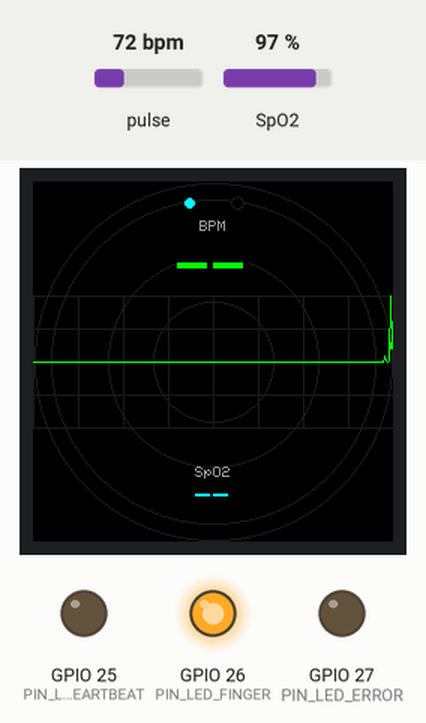
Recording of a program running on a simulated ESP32. Shown: 240×240 colour display, output pins drawn as LEDs (lit = HIGH). Dashed ring = blinking. The inputs (shaded band) are chosen by the test bench; at power-on: pulse 72 bpm, SpO2 97 %. What the program prints to the serial monitor is not drawn.

Above: at 1.4 s.
1.5 s: pulse set to 42 bpm
At 4.45 s:
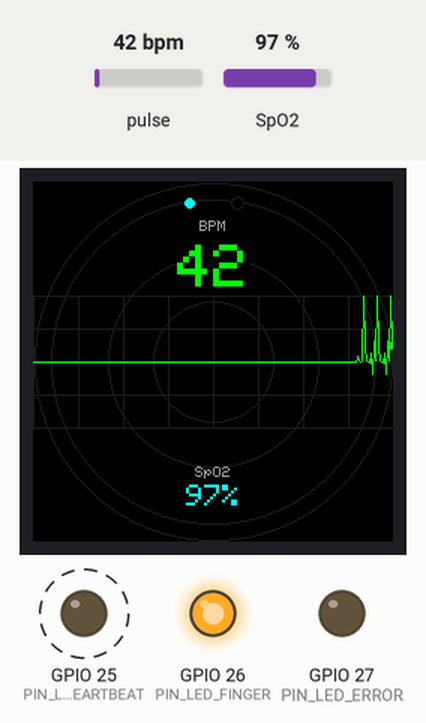
4.5 s: SpO2 set to 80 %
At 5.84 s:
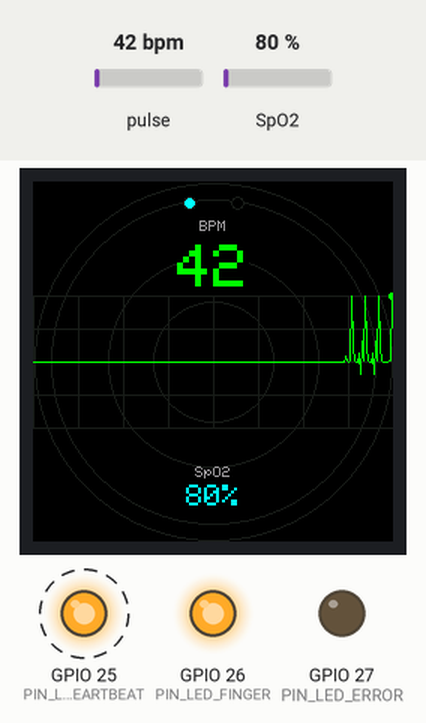
7.5 s: pulse set to 70 bpm
At 7.75 s:
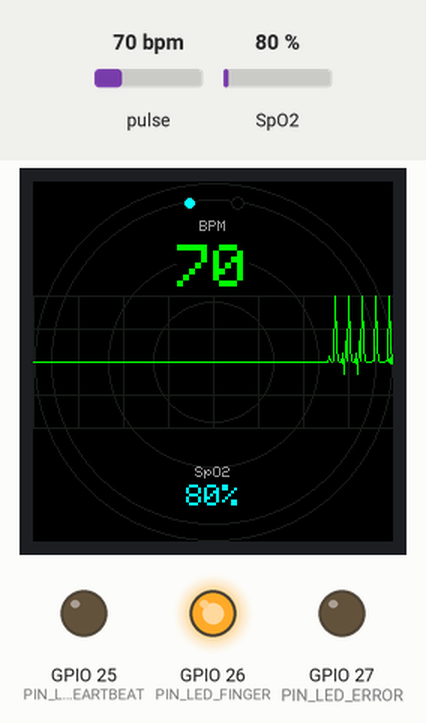
9.1 s: SpO2 set to 85 %
At 10.7 s:
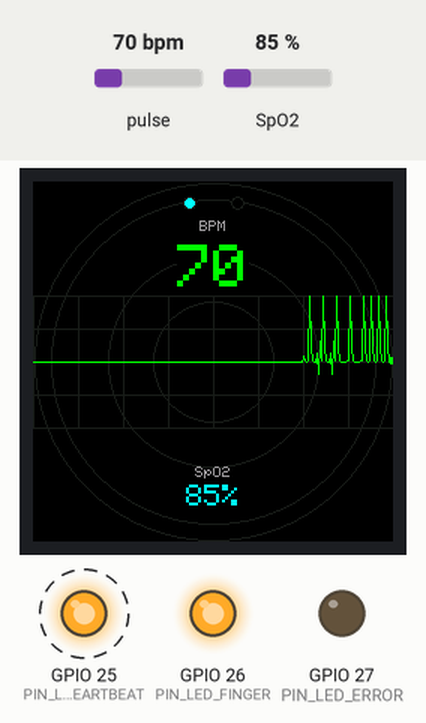
Timing chart, 0 to 11.9 s (numbered marks = the images above; inputs shaded):
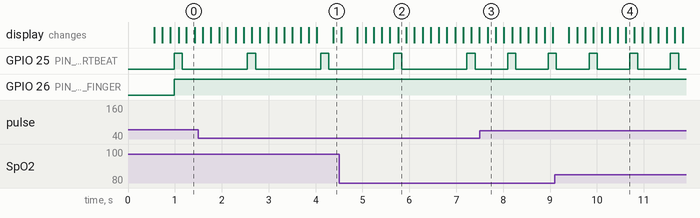

Measured:
- after the input at 1.5 s, GPIO 25 (PIN_LED_HEARTBEAT): alternates HIGH for 0.17 s and LOW for 1.4 s, starting after 1.0 s

The program:

main.cpp
```cpp
#include <Arduino.h>
#include <Wire.h>

#include "MAX30100_PulseOximeter.h"
#include "config.h"
#include "ecg_display.h"

// =============================================================================
//  Monitor de pulso cardíaco y oxímetro MAX30100
//  con gráfico estilo ECG en pantalla OLED redonda GC9A01.
//
//  - Lee el sensor MAX30100 (frecuencia cardíaca y SpO2).
//  - Dibuja un trazo ECG que se desplaza en la pantalla redonda.
//  - Enciende LEDs indicadores de estado (latido, dedo, error).
// =============================================================================

PulseOximeter pox;
EcgDisplay display;

volatile bool beatDetected = false;

bool sensorOk = false;
uint32_t lastBeatMs = 0;      // instante del último latido (detección de dedo)
uint32_t beatLedOffMs = 0;    // instante en que se apaga el LED de latido

// La librería invoca este callback cuando detecta un latido (pico R).
void onBeatDetected() {
  beatDetected = true;
}

void setup() {
  Serial.begin(115200);

  // ---- LEDs indicadores ----
  pinMode(PIN_LED_HEARTBEAT, OUTPUT);
  pinMode(PIN_LED_FINGER, OUTPUT);
  pinMode(PIN_LED_ERROR, OUTPUT);
  digitalWrite(PIN_LED_HEARTBEAT, LOW);
  digitalWrite(PIN_LED_FINGER, LOW);
  digitalWrite(PIN_LED_ERROR, LOW);

  // ---- Pantalla GC9A01 ----
  Serial.print("Iniciando pantalla GC9A01... ");
  if (display.begin()) {
    Serial.println("OK");
  } else {
    Serial.println("FALLO");
  }

  // ---- Sensor MAX30100 (I2C) ----
  Wire.begin(PIN_SDA, PIN_SCL);
  Wire.setClock(I2C_CLOCK_HZ);

  Serial.print("Iniciando MAX30100... ");
  sensorOk = pox.begin();
  if (sensorOk) {
    Serial.println("OK");
    pox.setIRLedCurrent(MAX30100_LED_CURR_7_6MA);
    pox.setOnBeatDetectedCallback(onBeatDetected);
  } else {
    Serial.println("FALLO");
    Serial.println("Revisa el cableado I2C (SDA/SCL) y las resistencias pull-up de 4.7k.");
    digitalWrite(PIN_LED_ERROR, HIGH);
  }
}

void loop() {
  uint32_t now = millis();

  // ---- Lectura del sensor ----
  if (sensorOk) {
    pox.update();

    if (beatDetected) {
      beatDetected = false;
      lastBeatMs = now;
      display.onBeat(now);

      // Destello del LED de latido.
      digitalWrite(PIN_LED_HEARTBEAT, HIGH);
      beatLedOffMs = now + BEAT_LED_MS;
    }
  }

  // Apagar el LED de latido cuando termine el destello.
  if (beatLedOffMs != 0 && now >= beatLedOffMs) {
    beatLedOffMs = 0;
    digitalWrite(PIN_LED_HEARTBEAT, LOW);
  }

  // ---- Estado del dedo y de error ----
  bool finger = sensorOk && (lastBeatMs != 0) && (now - lastBeatMs < NO_FINGER_TIMEOUT_MS);
  bool error = !sensorOk;

  digitalWrite(PIN_LED_FINGER, finger ? HIGH : LOW);
  digitalWrite(PIN_LED_ERROR, error ? HIGH : LOW);

  // ---- Lecturas actuales ----
  float bpm = sensorOk ? pox.getHeartRate() : 0.0f;
  uint8_t spo2 = sensorOk ? pox.getSpO2() : 0;

  // Intervalo estimado del ciclo cardíaco (para la forma de onda).
  uint32_t beatInterval = 1000;  // 60 BPM por defecto
  if (bpm >= 30.0f && bpm <= 220.0f) {
    beatInterval = (uint32_t)(60000.0f / bpm);
  }
  if (beatInterval < 300) beatInterval = 300;    // máx. 200 BPM
  if (beatInterval > 2000) beatInterval = 2000;  // mín. 30 BPM

  // ---- Avanzar el trazo a cadencia fija ----
  static uint32_t lastTickMs = 0;
  if (now - lastTickMs >= TRACE_TICK_MS) {
    lastTickMs = now;
    display.pushSample(now, beatInterval);
  }

  // ---- Refrescar la pantalla ----
  static uint32_t lastRenderMs = 0;
  if (now - lastRenderMs >= RENDER_MS) {
    lastRenderMs = now;
    display.render(bpm, spo2, finger, error);
  }

  // ---- Depuración por serial (1 vez por segundo) ----
  static uint32_t lastReportMs = 0;
  if (now - lastReportMs >= 1000) {
    lastReportMs = now;
    Serial.print("BPM: ");
    Serial.print(bpm, 0);
    Serial.print("  SpO2: ");
    Serial.print(spo2);
    Serial.print("%  dedo: ");
    Serial.println(finger ? "SI" : "NO");
  }
}
```

ecg_display.h
```cpp
#pragma once

#include <Arduino_GFX_Library.h>
#include <stdint.h>

#include "config.h"

// =============================================================================
//  EcgDisplay
//
//  Dibuja el gráfico estilo electrocardiograma en la pantalla redonda GC9A01.
//  Mantiene un buffer circular con la forma de onda y se encarga de la
//  retícula, el trazo y las métricas (BPM y SpO2).
//
//  La forma de onda es sintética (complejo P-QRS-T) pero se sincroniza con
//  los latidos reales detectados por el MAX30100 (pico R).
// =============================================================================
class EcgDisplay {
public:
  EcgDisplay();
  bool begin();

  // Marca el instante de un latido detectado (pico R del ECG).
  void onBeat(uint32_t nowMs);

  // Agrega una muestra a la forma de onda según la fase del ciclo cardíaco.
  void pushSample(uint32_t nowMs, uint32_t beatIntervalMs);

  // Redibuja el cuadro completo y lo envía a la pantalla.
  void render(float bpm, uint8_t spo2, bool finger, bool error);

private:
  static float gauss(float t, float mu, float sigma);
  static float ecgShape(float tMs, float intervalMs);

  void drawCenteredText(const char *text, int16_t cx, int16_t y);
  void drawGrid();
  void drawTrace();
  void drawMetrics(float bpm, uint8_t spo2, bool finger, bool error);

  Arduino_DataBus *bus_;
  Arduino_GFX *gfx_;
  Arduino_Canvas *canvas_;

  int16_t trace_[TRACE_LEN];  // buffer circular del trazo (valor Y por columna)
  int16_t head_;              // índice de la muestra más reciente
  uint32_t lastBeatMs_;       // instante del último latido (pico R)
};
```

ecg_display.cpp
```cpp
#include "ecg_display.h"

#include <math.h>
#include <stdio.h>

// =============================================================================
//  Forma de onda ECG sintética (complejo P-QRS-T)
// =============================================================================

// Campana de Gauss centrada en `mu` con desviación `sigma`.
float EcgDisplay::gauss(float t, float mu, float sigma) {
  float d = t - mu;
  return expf(-(d * d) / (2.0f * sigma * sigma));
}

// Devuelve la amplitud normalizada de la onda (aprox. [-0.35, 1.0]) para un
// instante `tMs` dentro del ciclo cardíaco de duración `intervalMs`.
//
// Los tiempos (en ms) están referidos al pico R (t = 0), que coincide con el
// latido detectado. De esta forma el ancho del complejo QRS se mantiene
// constante y nítido aunque varíe la frecuencia cardíaca.
float EcgDisplay::ecgShape(float tMs, float intervalMs) {
  float y = 0.0f;

  // Onda P (justo antes del siguiente pico R)
  y += 0.22f * gauss(tMs, intervalMs - 110.0f, 22.0f);

  // Onda Q (pequeña depresión previa al pico R)
  y += -0.12f * gauss(tMs, 12.0f, 6.0f);

  // Onda R (pico principal; se "envuelve" en t=0 y t=intervalo)
  y += 1.00f * (gauss(tMs, 0.0f, 10.0f) + gauss(tMs, intervalMs, 10.0f));

  // Onda S (depresión posterior al pico R)
  y += -0.22f * gauss(tMs, 34.0f, 12.0f);

  // Onda T (repolarización ventricular)
  y += 0.30f * gauss(tMs, 210.0f, 50.0f);

  return y;
}

// =============================================================================
//  Ciclo de vida
// =============================================================================

EcgDisplay::EcgDisplay() {
  bus_ = new Arduino_ESP32SPI(
      PIN_GC9A01_DC, PIN_GC9A01_CS, PIN_GC9A01_SCK, PIN_GC9A01_MOSI,
      GFX_NOT_DEFINED /* MISO no conectado */);
  gfx_ = new Arduino_GC9A01(bus_, PIN_GC9A01_RST, 0 /* rotación */);
  canvas_ = new Arduino_Canvas(SCREEN_SIZE, SCREEN_SIZE, gfx_);

  head_ = 0;
  lastBeatMs_ = 0;
  for (int i = 0; i < TRACE_LEN; i++) {
    trace_[i] = TRACE_BASE_Y;
  }
}

bool EcgDisplay::begin() {
  if (!gfx_->begin()) {
    return false;
  }
  canvas_->begin();
  canvas_->fillScreen(COLOR_BG);
  canvas_->flush();
  return true;
}

void EcgDisplay::onBeat(uint32_t nowMs) {
  lastBeatMs_ = nowMs;
}

void EcgDisplay::pushSample(uint32_t nowMs, uint32_t beatIntervalMs) {
  if (beatIntervalMs == 0) {
    beatIntervalMs = 1000;  // 60 BPM por defecto
  }

  // Fase del ciclo cardíaco dentro de [0, intervalo).
  uint32_t sinceBeat = (nowMs >= lastBeatMs_) ? (nowMs - lastBeatMs_) : 0;
  uint32_t t = sinceBeat % beatIntervalMs;

  float v = ecgShape((float)t, (float)beatIntervalMs);
  int16_t y = (int16_t)(TRACE_BASE_Y - v * TRACE_AMP);

  head_ = (head_ + 1) % TRACE_LEN;
  trace_[head_] = y;
}

void EcgDisplay::render(float bpm, uint8_t spo2, bool finger, bool error) {
  // Se dibuja todo en un framebuffer en RAM y luego se envía a la pantalla:
  // evita el parpadeo típico de redibujar directamente sobre el TFT.
  canvas_->fillScreen(COLOR_BG);
  drawGrid();
  drawTrace();
  drawMetrics(bpm, spo2, finger, error);
  canvas_->flush();
}

// =============================================================================
//  Dibujo
// =============================================================================

// Dibuja `text` centrado horizontalmente en `cx`, con el borde superior en `y`.
// (Equivalente a printCenterText, no disponible en Arduino_GFX 1.4.7.)
void EcgDisplay::drawCenteredText(const char *text, int16_t cx, int16_t y) {
  int16_t x1, y1;
  uint16_t w, h;
  canvas_->getTextBounds(text, 0, 0, &x1, &y1, &w, &h);
  canvas_->setCursor(cx - (int16_t)(w / 2), y);
  canvas_->print(text);
}

void EcgDisplay::drawGrid() {
  int16_t cx = SCREEN_SIZE / 2;
  int16_t cy = SCREEN_SIZE / 2;

  // Anillo exterior y borde interior.
  canvas_->drawCircle(cx, cy, 119, COLOR_GRID);
  canvas_->drawCircle(cx, cy, 108, COLOR_GRID);

  // Guías concéntricas tenues.
  canvas_->drawCircle(cx, cy, 70, COLOR_GRID);
  canvas_->drawCircle(cx, cy, 40, COLOR_GRID);

  // "Papel" del ECG: líneas horizontales dentro de la banda del trazo.
  for (int16_t y = TRACE_BASE_Y - TRACE_AMP; y <= TRACE_BASE_Y + TRACE_AMP;
       y += TRACE_AMP / 2) {
    canvas_->drawFastHLine(0, y, SCREEN_SIZE, COLOR_GRID);
  }

  // Líneas verticales (cuadrícula de tiempo).
  for (int16_t x = 0; x < SCREEN_SIZE; x += 30) {
    canvas_->drawFastVLine(x, TRACE_BASE_Y - TRACE_AMP, TRACE_AMP * 2, COLOR_GRID);
  }
}

void EcgDisplay::drawTrace() {
  // Se recorre el buffer circular desde la muestra más antigua (x=0) hasta la
  // más reciente (x=TRACE_LEN-1).
  for (int16_t x = 0; x < TRACE_LEN - 1; x++) {
    int16_t i0 = (head_ + 1 + x) % TRACE_LEN;
    int16_t i1 = (head_ + 2 + x) % TRACE_LEN;
    canvas_->drawLine(x, trace_[i0], x + 1, trace_[i1], COLOR_TRACE);
  }

  // Punto brillante en el extremo derecho (muestra más reciente).
  canvas_->fillCircle(TRACE_LEN - 1, trace_[head_], 2, COLOR_BPM);
}

void EcgDisplay::drawMetrics(float bpm, uint8_t spo2, bool finger, bool error) {
  int16_t cx = SCREEN_SIZE / 2;
  char buf[16];

  // ---- Frecuencia cardíaca (BPM) ----
  canvas_->setTextColor(COLOR_DIM);
  canvas_->setTextSize(1);
  drawCenteredText("BPM", cx, 26);

  if (bpm >= 1.0f && bpm < 250.0f) {
    // Se usa la parte entera para evitar el formateo de flotantes (%f),
    // que newlib-nano no siempre soporta en el ESP32.
    snprintf(buf, sizeof(buf), "%d", (int)(bpm + 0.5f));
  } else {
    snprintf(buf, sizeof(buf), "--");
  }
  canvas_->setTextColor(COLOR_BPM, COLOR_BG);
  canvas_->setTextSize(4);
  drawCenteredText(buf, cx, 42);

  // ---- Saturación de oxígeno (SpO2) ----
  canvas_->setTextColor(COLOR_DIM);
  canvas_->setTextSize(1);
  drawCenteredText("SpO2", cx, 190);

  if (spo2 > 0 && spo2 <= 100) {
    snprintf(buf, sizeof(buf), "%u%%", spo2);
  } else {
    snprintf(buf, sizeof(buf), "--");
  }
  canvas_->setTextColor(COLOR_SPO2, COLOR_BG);
  canvas_->setTextSize(2);
  drawCenteredText(buf, cx, 202);

  // ---- Indicadores de estado (puntos que reflejan los LEDs) ----
  int16_t dotY = 14;
  canvas_->fillCircle(cx - 16, dotY, 4, finger ? COLOR_FINGER : COLOR_BG);
  canvas_->drawCircle(cx - 16, dotY, 4, COLOR_GRID);

  canvas_->fillCircle(cx + 16, dotY, 4, error ? COLOR_ERROR : COLOR_BG);
  canvas_->drawCircle(cx + 16, dotY, 4, COLOR_GRID);

  // ---- Mensajes de estado ----
  canvas_->setTextColor(COLOR_WARN, COLOR_BG);
  canvas_->setTextSize(2);
  if (error) {
    drawCenteredText("SIN SENSOR", cx, TRACE_BASE_Y - 10);
  } else if (!finger) {
    drawCenteredText("COLOQUE EL DEDO", cx, TRACE_BASE_Y - 10);
  }
}
```

config.h
```cpp
#pragma once

// =============================================================================
//  Configuración de pines y parámetros del monitor de pulso cardíaco MAX30100
//  con pantalla OLED redonda GC9A01.
//
//  Cambia aquí los pines o constantes sin tocar el resto del código.
// =============================================================================

// ---------- Sensor MAX30100 (bus I2C) ----------
// El ESP32 usa por defecto SDA=GPIO21 y SCL=GPIO22 para el I2C.
#define PIN_SDA               21
#define PIN_SCL               22
#define I2C_CLOCK_HZ          400000UL

// ---------- Pantalla GC9A01 (bus SPI) ----------
// El pin MISO del SPI no se utiliza (la pantalla solo recibe datos).
#define PIN_GC9A01_SCK        18
#define PIN_GC9A01_MOSI       23
#define PIN_GC9A01_CS         5
#define PIN_GC9A01_DC         16
#define PIN_GC9A01_RST        17

// ---------- LEDs indicadores ----------
#define PIN_LED_HEARTBEAT     25   // verde: destella con cada latido
#define PIN_LED_FINGER        26   // azul:  dedo colocado / lectura OK
#define PIN_LED_ERROR         27   // rojo:  sensor no detectado / error

// ---------- Pantalla y gráfico ----------
#define SCREEN_SIZE           240   // resolución de la pantalla (px)
#define TRACE_LEN             240   // columnas del buffer circular del trazo
#define TRACE_BASE_Y          120   // línea base (eje Y) del trazo ECG
#define TRACE_AMP             44    // amplitud máxima del trazo (px)

// ---------- Tiempos (ms) ----------
#define TRACE_TICK_MS         16    // periodo de muestreo del trazo
#define RENDER_MS             33    // periodo de refresco de pantalla (~30 fps)
#define BEAT_LED_MS           80    // duración del destello del LED de latido
#define NO_FINGER_TIMEOUT_MS  3000  // sin latidos por este tiempo => dedo retirado

// ---------- Colores (formato RGB565) ----------
#define COLOR_BG        0x0000   // negro (fondo)
#define COLOR_GRID      0x18E3   // gris verdoso tenue (retícula)
#define COLOR_TRACE     0x07E0   // verde brillante (trazo ECG)
#define COLOR_BPM       0x07E0   // verde (número de BPM)
#define COLOR_SPO2      0x07FF   // cian (valor de SpO2)
#define COLOR_DIM       0x9CD3   // gris claro (etiquetas)
#define COLOR_FINGER    0x07FF   // azul (indicador de dedo)
#define COLOR_ERROR     0xF800   // rojo (indicador de error)
#define COLOR_WARN      0xFDC0   // naranja (mensajes de aviso)
```
